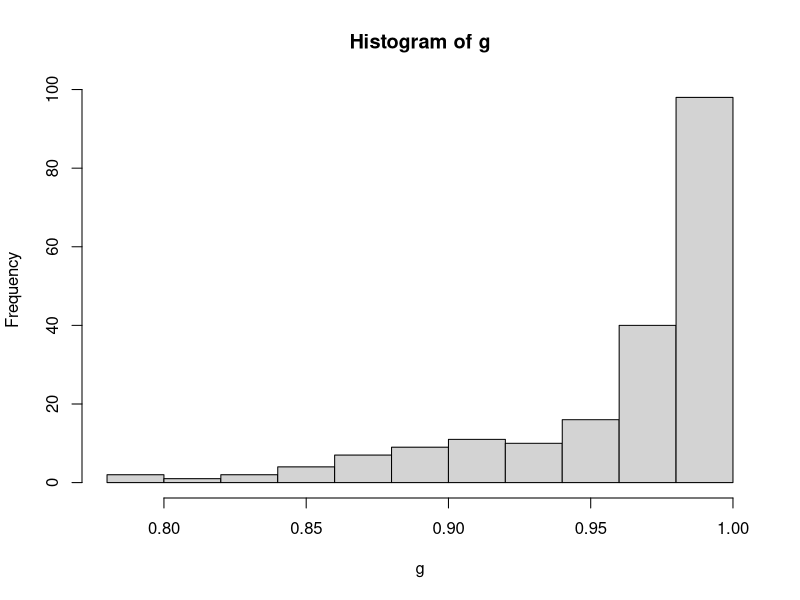
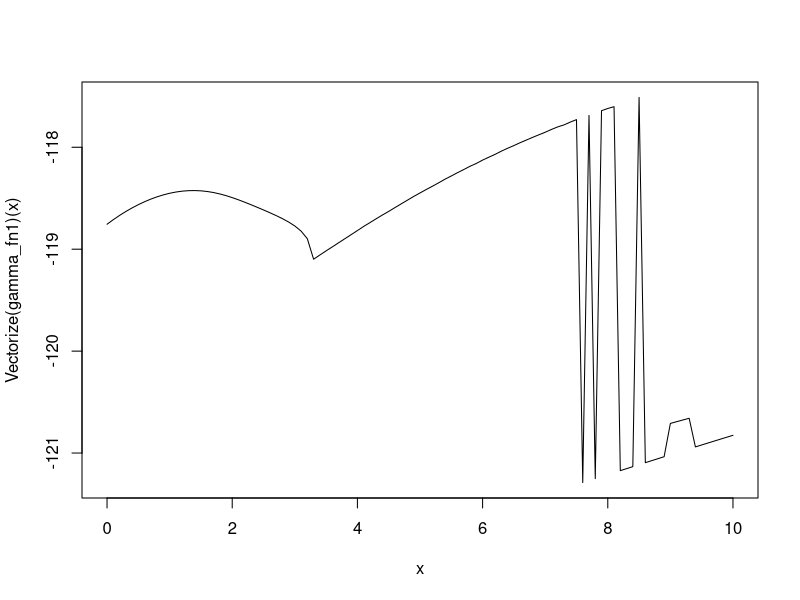
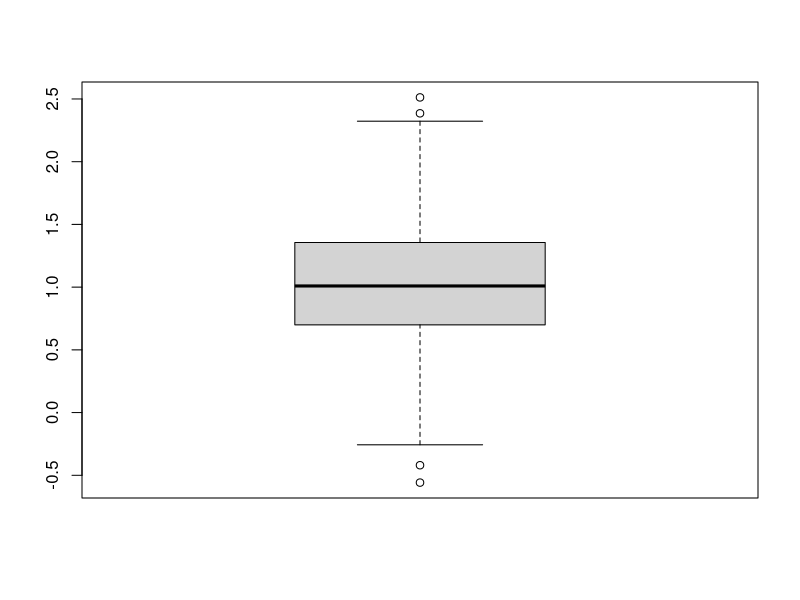

Generate these figures, in order, with R:
library(tidyverse)
library(ggplot2)
library(MASS)
library(lattice)
library(scatterplot3d)
library(nleqslv)

rm(list = ls(all.names = TRUE))

# サンプルサイズ
n = 200

# シミュレーションの繰り返し数
kk_T <- 1000

# 共変量の分布の設定、乱数の発生
mu <- c(0,0,0,0)

## 相関パラメータ
rho <- 0
Sigma <- matrix(c(1,rho,rho,rho,
                  rho,1,rho,rho,
                  rho,rho,1,rho,
                  rho,rho,rho,1),4,4)

XX <- mvrnorm(n, mu, Sigma)

# 処置の分布の設定,生成
T_lm <- 0.2+XX[,1]+XX[,2]+XX[,3]+XX[,4]
p_T <- exp(T_lm)/(1+exp(T_lm))

TT <- rep(0,n)
for (i in 1:n) {
  TT[i] <- rbinom(1,size=1,prob=p_T[i])
}

# Potential outcomesの分布の設定
# アウトカムの回帰パラメータの設定
Y_lm1 <- 0.2+1+XX[,1]+XX[,2]; Y_lm0 <- 0.2+XX[,1]+XX[,2]
p_Y1 <- exp(Y_lm1)/(1+exp(Y_lm1)); p_Y0 <- exp(Y_lm0)/(1+exp(Y_lm0))

#　誤判別を含むアウトカムデータの生成
## Misclassified outcomesの割合の設定
pp01 <- 0.3; pp10 <- 0.3

YY1 <- YY1_t <- YY0 <- YY0_t <- YY <- YY_t <- rep(0,n);
for(i in 1:n){
  # potential outcomesの乱数の発生
  YY1[i] <- YY1_t[i]<- rbinom(1, size=1, prob=p_Y1[i])
  Mis_p1 <- rbinom(1, size=1, prob=pp10)
  
  YY0[i] <- YY0_t[i] <- rbinom(1, size=1, prob=p_Y0[i])
  Mis_p0 <- rbinom(1, size=1, prob=pp01)
  
  if(Mis_p1==1){
    YY1_t[i] <- ifelse(YY1[i]==1, 0, 1)
  }
  
  if(Mis_p0==1){
    YY0_t[i] <- ifelse(YY0[i]==1, 0, 1)
  }

  # 観測されるoutcome
  YY[i] <- TT[i]*YY1[i]+(1-TT[i])*YY0[i]
  YY_t[i] <- TT[i]*YY1_t[i]+(1-TT[i])*YY0_t[i]
}

# 真の因果効果 (通常は推定不可能)
tau0 <- mean(YY1_t)-mean(YY0_t)
tau_naive <- mean(YY[TT==1])-mean(YY[TT==0])

# 傾向スコアの算出
ps_fit <- glm(TT~XX, family=binomial)$fit

# ZZ
ZZ <- XX[,1:2]
ZZ_tilde <- XX[,3:4]

####アウトカム回帰のみのモデル####

# 推定方程式
estimate_eq <- function(beta){
  beta_0 <- beta[1]
  beta_t <- beta[2]
  beta_z <- beta[3:4]
  
  or_ml <- beta_0 + TT*beta_t + ZZ%*%beta_z
  lp <- exp((gamma+1)*(or_ml))
  lq <- exp(YY*(gamma+1)*(or_ml))
  pi <- lp/(1+lp)
  g <- (lq/(1+lp))^(gamma/(1+gamma))
  w <- ifelse(TT==1, 1/ps_fit, 1/(1-ps_fit))
  
  return(c(t(w*g*(YY-pi))%*%rep(1,n), t(w*g*(YY-pi))%*%TT, t(w*g*(YY-pi))%*%ZZ))
}

# パラメータ推定 初期値：c(0,0,0,0)
estimate_pra_fn <- function(gamma){
  gamma <<- gamma
  beta_hat <- nleqslv(c(0,0,0,0), estimate_eq, method = "Newton")$x
  
  return(list(beta_hat=beta_hat, gamma=gamma))
}


## 重みのプロット
plot_fn <- function(beta,gamma,type="density"){
  beta_0 <- beta[1]
  beta_t <- beta[2]
  beta_z <- beta[3:4]
  
  or_ml <- beta_0 + TT*beta_t + ZZ%*%beta_z
  lp <- exp((gamma+1)*(or_ml))
  lq <- exp(YY*(gamma+1)*(or_ml))
  pi <- lp/(1+lp)
  g <- (lq/(1+lp))^(gamma/(1+gamma))
  
  if(type == "density"){
    plot(density(g))
  }else if(type == "hist"){
    hist(g)
  }else{
    print("error")
  }
}

## 結果

gamma <- 0.1
beta_hat <- estimate_pra_fn(gamma)$beta_hat
print(beta_hat)
plot_fn(beta_hat, gamma, type = "hist")



# gamma <- 1
# beta_hat <- estimate_pra_fn(gamma)
# 
# beta_t <- beta_hat[2]


# ガンマの選択について
gamma_0 <- 0.1
gamma <- 0.1

gamma_fn1 <- function(gamma){
  beta_hat <- estimate_pra_fn(gamma)$beta_hat
  
  or_ml <- beta_hat[1] + TT*beta_hat[2] + ZZ%*%beta_hat[3:4]
  lp <- exp(or_ml)
  pi <- lp/(1+lp)
  return(-sum(pi^(gamma_0+1)+(1-pi)^(gamma_0+1))^(1/(gamma_0+1)))
}

gamma_hat <- optimise(gamma_fn1,c(0,10))$minimum

## plot
curve(Vectorize(gamma_fn1)(x), 0, 10)
# plot(gamma_fn1, 0, 10)


# gamma_fn2 <- function(gamma){
#   
#   gamma <<- gamma
#   beta_hat <- estimate_pra_fn(gamma)
#   
#   or_ml <- beta_hat[1] + TT*beta_hat[2] + ZZ%*%beta_hat[3:4]
#   lp <- exp(or_ml)
#   pi <- lp/(1+lp)
#   return(-prod(pi^(YY)*(1-pi)^(1-YY)))
# }
# 
# gamma_hat <- optimise(gamma_fn2,c(0,2.5))$minimum


# 新たなガンマによる推定結果

beta_hat_gamma_hat <- estimate_pra_fn(gamma_hat)


# まとめた推定

## 最適化のための関数にパラメータを入れられない

gamma_0 <- 0.1
estimate_fn <- function(gamma_0){
  gamma_0 <<- gamma_0
  gamma_hat <- optimise(gamma_fn1,c(0,2.5))$minimum
  
  beta_hat_gamma <- estimate_pra_fn(gamma_hat)$beta_hat
  
  return(list(beta_hat_gamma=beta_hat_gamma, gamma_hat=gamma_hat))
}


# シュミレーション開始
pb <- txtProgressBar(min = 1, max = kk_T, style = 3)

results.beta_t <- NULL
beta_t_list <- NULL

for (i in 1:kk_T) {
  setTxtProgressBar(pb,i)
  
  #　誤判別を含むアウトカムデータの生成
  ## Misclassified outcomesの割合の設定
  pp01 <- 0.3; pp10 <- 0.3
  
  YY1 <- YY1_t <- YY0 <- YY0_t <- YY <- YY_t <- rep(0,n);
  for(i in 1:n){
    # potential outcomesの乱数の発生
    YY1[i] <- YY1_t[i]<- rbinom(1, size=1, prob=p_Y1[i])
    Mis_p1 <- rbinom(1, size=1, prob=pp10)
    
    YY0[i] <- YY0_t[i] <- rbinom(1, size=1, prob=p_Y0[i])
    Mis_p0 <- rbinom(1, size=1, prob=pp01)
    
    if(Mis_p1==1){
      YY1_t[i] <- ifelse(YY1[i]==1, 0, 1)
    }
    
    if(Mis_p0==1){
      YY0_t[i] <- ifelse(YY0[i]==1, 0, 1)
    }
    
    # 観測されるoutcome
    YY[i] <- TT[i]*YY1[i]+(1-TT[i])*YY0[i]
    YY_t[i] <- TT[i]*YY1_t[i]+(1-TT[i])*YY0_t[i]
  }  
  
  gamma <- 0.1
  
  beta_hat <- estimate_pra_fn(gamma)$beta_hat
  # print(beta_hat)
  # plot_fn(beta_hat, gamma, type = "density")
  
  beta_t <- beta_hat[2]
  
  results.beta_t <- append(results.beta_t, beta_t)
}

results.beta_t %>% summary()
boxplot(results.beta_t)

## アウトプット
# export_data <- data.frame(results.beta_t)
# write_csv2(export_data, file = "~/Projects/gamma_DR_ver0.1/results/gamma0-5.csv")
# write_csv2(export_data %>% summary() %>% data.frame(), file = "~/Projects/gamma_DR_ver0.1/results/gamma0-5summary.csv")

gamma <- 2

beta_hat <- estimate_pra_fn(gamma)$beta_hat

lm1 <- exp(beta_hat[1] + TT*beta_hat[2] + ZZ%*%beta_hat[3:4])
psy1 <- lm1/(lm1+1)
lm2 <- exp(beta_hat[1] + ZZ%*%beta_hat[3:4])
psy2 <- lm2/(lm2+1)

tau <- mean(psy1)-mean(psy2)

#  glmでgamma=0のときと一致するかの確認
##0.3678035 0.5080564 0.2977938 0.3353576

w <- ifelse(TT==1, 1/ps_fit, 1/(1-ps_fit))
result <- glm(YY~TT+XX[,1:2], family = binomial, weights = w)
